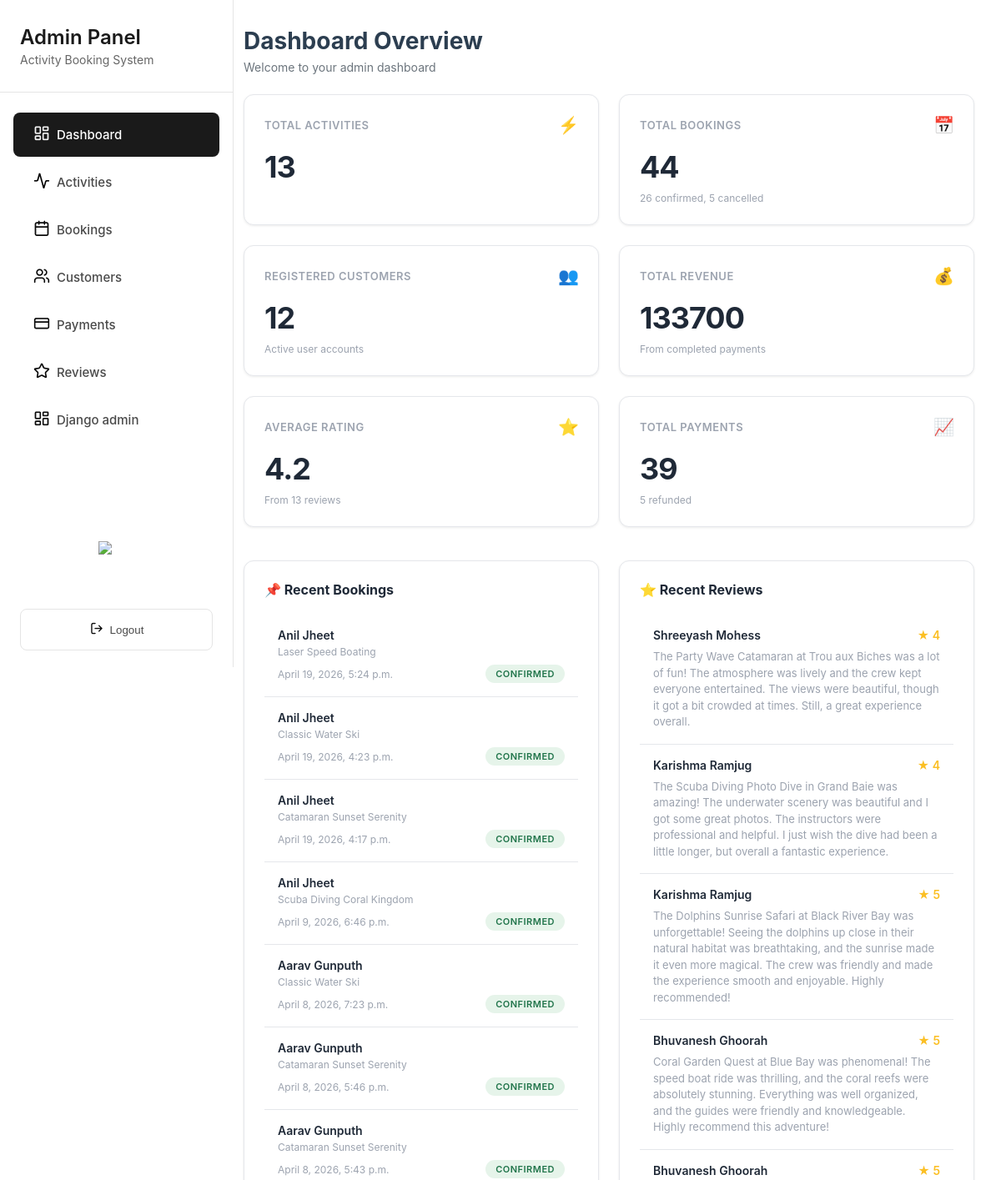
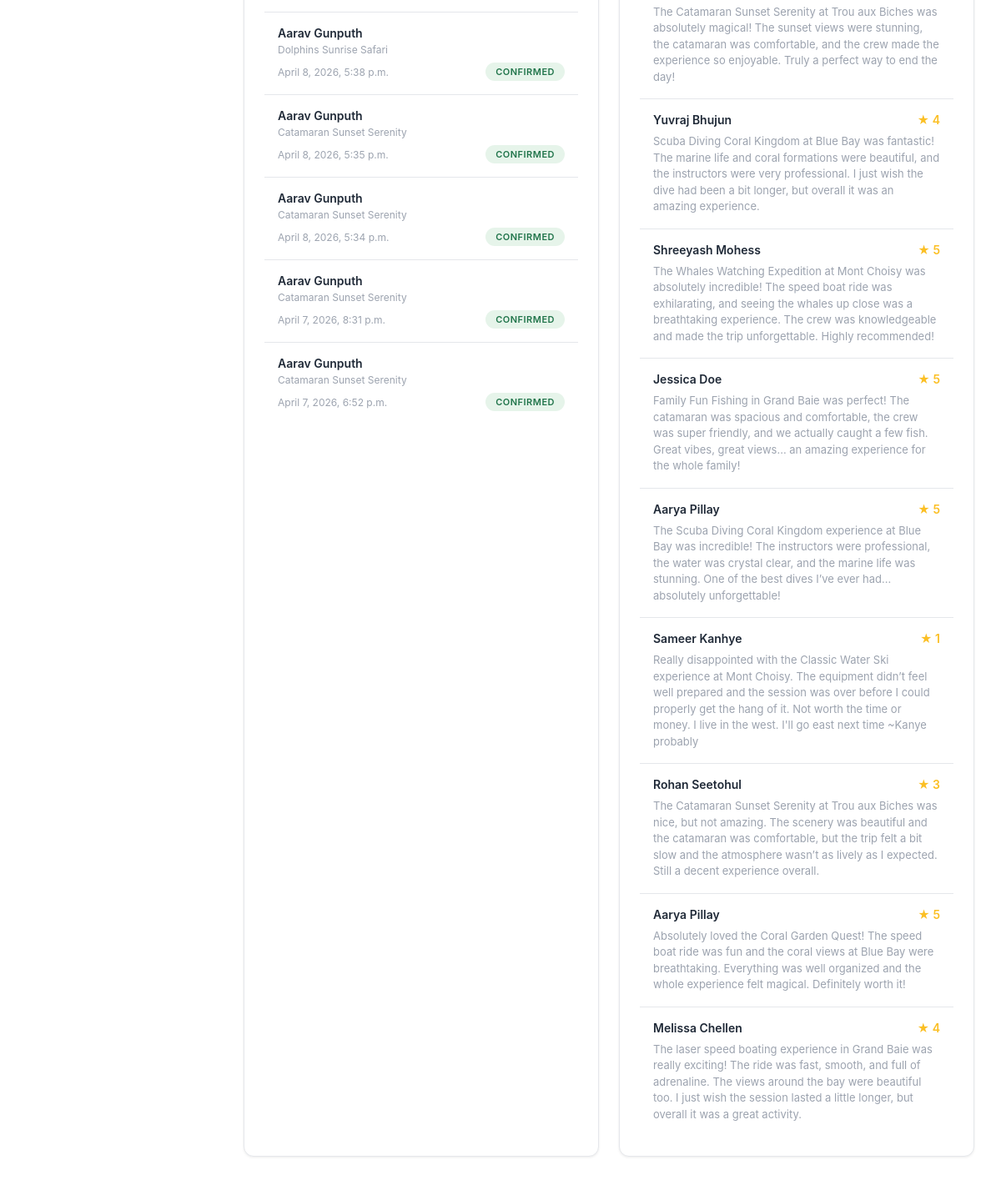
Page /grandblue/admin/dashboard/ (signed in) on the committed database (2 pictures, top to bottom).
### merger/models.py (models this page shows, shortened)
class Booking(models.Model):
    class Status(models.TextChoices):
        CONFIRMED = "CONFIRMED", "Confirmed"
        CANCELLED = "CANCELLED", "Cancelled"
        COMPLETED = "COMPLETED", "Completed"
    customer = models.ForeignKey(User, related_name="bookings", on_delete=models.CASCADE)
    activity = models.ForeignKey(Activity, related_name="bookings", on_delete=models.CASCADE)
    date = models.DateField(help_text="Selected date for the activity")
    group_size = models.PositiveIntegerField(default=1)
    price_total = models.PositiveIntegerField(help_text="Total price (Rs)")
    status = models.CharField(max_length=12, choices=Status.choices, default=Status.CONFIRMED)
    created_at = models.DateTimeField(auto_now_add=True)
    cancelled_at = models.DateTimeField(blank=True, null=True)
    cancellation_reason = models.TextField(blank=True)
    class Meta:
        ordering = ["-created_at"]
        indexes = [
            models.Index(fields=["status"]),
            models.Index(fields=["date"]),
            models.Index(fields=["customer", "created_at"]),
        ]
        constraints = [
            models.CheckConstraint(
                condition=Q(date__gt=F("created_at")),
                name="booking_date_after_creation"
            ),
        ]

class User(AbstractUser):
    email = models.EmailField(blank=True, unique=True)
    date_joined = models.DateTimeField(default=timezone.now)
    phone = models.CharField(max_length=20, blank=True)
    total_bookings = models.PositiveIntegerField(default=0)
    total_spent = models.DecimalField(max_digits=10, decimal_places=2, default=0.00)
    USERNAME_FIELD = 'email'
    REQUIRED_FIELDS = []
    class Meta:
        ordering = ['email']

class Activity(models.Model):
    ACTIVITY_TYPES = [
        ("Catamaran", "Catamaran"),
        ("Scuba diving", "Scuba diving"),
        ("Dolphin watching", "Dolphin watching"),
        ("Water ski", "Water ski"),
        ("Speed boat", "Speed boat"),
    ]
    name = models.CharField(max_length=255)
    activity_type = models.CharField(max_length=120, blank=True, choices=ACTIVITY_TYPES)
    description = models.TextField()
    base_price = models.PositiveIntegerField(help_text="Price per pax (Rs)")
    location = models.CharField(max_length=120, blank=True)
    duration = models.CharField(max_length=60, blank=True)
    max_participants = models.PositiveIntegerField()
    created_at = models.DateTimeField(auto_now_add=True)
    activity_rules = models.TextField(blank=True, help_text="One rule per line")
    safety_equipment = models.TextField(blank=True, help_text="One item per line")
    cancellation_policy = models.TextField(blank=True, help_text="One policy per line")
    map_embed_url = models.TextField(blank=True)
    map_location_description = models.TextField(blank=True)
    class Meta:
        ordering = ["name"]
        indexes = [
            models.Index(fields=["name"]),
            models.Index(fields=["activity_type"]),
            models.Index(fields=["location"]),
        ]
        verbose_name = "Activity"
        verbose_name_plural = "Activities"

class BookingReview(models.Model):
    booking = models.OneToOneField(Booking, related_name="review", on_delete=models.CASCADE)
    customer = models.ForeignKey(User, related_name="reviews", on_delete=models.CASCADE)
    rating = models.PositiveSmallIntegerField(help_text="1-5")
    comment = models.TextField(blank=True)
    is_deleted = models.BooleanField(default=False)
    created_at = models.DateTimeField(auto_now_add=True)
    class Meta:
        ordering = ["-created_at"]
        constraints = [
            models.CheckConstraint(
                condition=models.Q(rating__gte=1, rating__lte=5),
                name="bookingreview_rating_between_1_and_5",
            ),
        ]
        indexes = [models.Index(fields=["customer", "created_at"])]

### merger/shared_views.py (the view)
# urls.py: path('admin/dashboard/', DashboardView.as_view(), name='dashboard'),
class DashboardView(LoginRequiredMixin, StaffRequiredMixin, TemplateView):
    template_name = 'admin_dashboard.html'
    def get_context_data(self, **kwargs):
        context = super().get_context_data(**kwargs)
        stats = Booking.objects.aggregate(
            cancelled=Count('id', filter=Q(status='CANCELLED')),
            confirmed=Count('id', filter=Q(status='CONFIRMED')),
            completed=Count('id', filter=Q(status='COMPLETED')),
        )
        avg_rating = BookingReview.objects.exclude(is_deleted=True).aggregate(average=Avg('rating'))['average'] or 0
        context.update({
            'active_class': "dashboard",
            'cancelled_booking': stats['cancelled'],
            'confirmed_booking': stats['confirmed'],
            'total_booking': stats['cancelled'] + stats['confirmed'] + stats['completed'],
            'total_activities': Activity.objects.count(),
            'registered_customers': User.objects.filter(is_staff=False, is_superuser=False).count(),
            'total_revenue': (
            Payment.objects
            .filter(status="PAID")
            .aggregate(total=Sum("amount"))['total'] or 0
            ),
            'average_rating': round(avg_rating, 1) if avg_rating else 0,
            'total_reviews': BookingReview.objects.exclude(is_deleted=True).aggregate(total=Count('id'))['total'] or 0,
            'total_paid': Payment.objects.filter(status='PAID').count(),
            'total_refunded': Payment.objects.filter(status='REFUNDED').count(),
            'bookings': Booking.objects.select_related('customer').filter(
                created_at__month=timezone.now().month
            ).order_by('-created_at')[:15],
            'reviews': BookingReview.objects.exclude(is_deleted=True).select_related('customer').order_by('-created_at')[:15],
        })
        return context

### merger/shared_views.py (called while the page is built)
    def test_func(self):
        return self.request.user.is_staff

### merger/templates/admin_dashboard.html (shortened to what this page needs)
{% extends 'admin_sidebar.html' %}
{% load static %}
{% block extra_css %}
<link rel="stylesheet" href="{% static 'css/admin_dashboard.css' %}">
{% endblock %}
{% block content %}
<div class="page-header">
    <h1 class="page-title">Dashboard Overview</h1>
    <p class="page-subtitle">Welcome to your admin dashboard</p>
</div>
<div class="stats-container dashboard-grid">
    <div class="stat-card metric-card">
        <div class="metric-header">
            <span class="metric-title">Total Activities</span>
            <span class="metric-icon">⚡</span>
        </div>
        <div class="metric-value">{{ total_activities }}</div>
    </div>
    <div class="stat-card metric-card">
        <div class="metric-header">
            <span class="metric-title">Total Bookings</span>
            <span class="metric-icon">📅</span>
        </div>
        <div class="metric-value">{{ total_booking }}</div>
        <div class="metric-desc">{{ confirmed_booking }} confirmed, {{ cancelled_booking }} cancelled</div>
    </div>
    <div class="stat-card metric-card">
        <div class="metric-header">
            <span class="metric-title">Registered Customers</span>
            <span class="metric-icon">👥</span>
        </div>
        <div class="metric-value">{{ registered_customers }}</div>
        <div class="metric-desc">Active user accounts</div>
    </div>
    <div class="stat-card metric-card">
        <div class="metric-header">
            <span class="metric-title">Total Revenue</span>
            <span class="metric-icon">💰</span>
        </div>
        <div class="metric-value">{{ total_revenue }}</div>
        <div class="metric-desc">From completed payments</div>
    </div>
    <div class="stat-card metric-card">
        <div class="metric-header">
            <span class="metric-title">Average Rating</span>
            <span class="metric-icon">⭐</span>
        </div>
        <div class="metric-value">{{ average_rating }}</div>
        <div class="metric-desc">From {{ total_reviews }} reviews</div>
    </div>
    <div class="stat-card metric-card">
        <div class="metric-header">
            <span class="metric-title">Total Payments</span>
            <span class="metric-icon">📈</span>
        </div>
        <div class="metric-value">{{ total_paid }}</div>
        <div class="metric-desc">{{ total_refunded }} refunded</div>
    </div>
</div>
<div class="section-grid">
    <section class="section">
        <h2 class="section-title">📌 Recent Bookings</h2>
        {% for booking in bookings %}
            <div class="activity-item">
                <div class="activity-name">{{ booking.customer.first_name }} {{ booking.customer.last_name }}</div>
                <div class="activity-type">{{ booking.activity.name }}</div>
                <div class="activity-meta">
                    <span class="activity-date">{{ booking.created_at }}</span>
                    <span class="status-badge status-confirmed">{{ booking.status }}</span>
                </div>
            </div>
        {% endfor %}
    </section>
    <section class="section">
        <h2 class="section-title">⭐ Recent Reviews</h2>
        {% for review in reviews %}
            <div class="review-item">
                <div class="review-header">
                    <div class="review-name">{{ review.customer.first_name }} {{ review.customer.last_name }}</div>
                    <div class="review-rating">★ {{ review.rating }}</div>
                </div>
                <div class="review-text">{{ review.comment }}</div>
            </div>
        {% endfor %}
    </section>
</div>
{% endblock %}

### merger/static/css/dark_mode.css (style rules this page uses)
:root { --bg-primary: #ffffff; --bg-secondary: #f8f9fa; --bg-tertiary: #e9ecef; --text-primary: #000000; --text-secondary: #333333; --text-muted: #666666; --border-color: #dee2e6; --card-bg: #ffffff; --input-bg: #ffffff; --shadow-color: rgba(0, 0, 0, 0.1); }

### merger/static/css/admin_sidebar.css (style rules this page uses)
* { margin: 0; padding: 0; box-sizing: border-box; }
body { font-family: -apple-system, BlinkMacSystemFont, 'Segoe UI', Roboto, Oxygen, Ubuntu, Cantarell, sans-serif; background-color: #f5f5f5; display: flex; min-height: 100vh; }
html.dark-mode .status-confirmed, html.dark-mode .badge-confirmed, .status-confirmed, .badge-confirmed { background-color: #E6F4EA !important; color: #20744A !important; filter: none !important; }

### merger/static/css/admin_dashboard.css (style rules this page uses)
* { box-sizing: border-box; }
body { margin: 0; font-family: -apple-system, BlinkMacSystemFont, "Segoe UI", Roboto, Arial, sans-serif; color: #2c3e50; background: #ffffff; }
.page-header { margin-bottom: 24px; }
.page-title { font-size: 28px; font-weight: 700; margin: 0 0 6px; color: #2c3e50; }
.page-subtitle { font-size: 14px; color: #6c757d; }
:root { --primary-dark: #1a1a1a; --primary-light: #f8f9fa; --text-dark: #1f2937; --text-light: #9ca3af; --border-color: #e5e7eb; --success-color: #10b981; --danger-color: #ef4444; --warning-color: #f59e0b; --info-color: #3b82f6; --accent-teal: #14b8a6; --accent-purple: #a855f7; }
.dashboard-grid { display: grid; grid-template-columns: repeat(auto-fit, minmax(280px, 1fr)); gap: 24px; margin-bottom: 40px; }
.metric-card { background: white; border-radius: 12px; padding: 24px; border: 1px solid var(--border-color); box-shadow: 0 1px 3px rgba(0, 0, 0, 0.08); transition: all 0.3s cubic-bezier(0.4, 0, 0.2, 1); position: relative; overflow: hidden; }
.metric-card::before { content: ''; position: absolute; top: 0; left: 0; right: 0; height: 3px; background: linear-gradient(90deg, var(--accent-teal), var(--accent-purple)); transform: scaleX(0); transition: transform 0.3s ease; transform-origin: left; }
.metric-header { display: flex; justify-content: space-between; align-items: center; margin-bottom: 16px; }
.metric-title { font-size: 13px; color: var(--text-light); text-transform: uppercase; letter-spacing: 0.5px; font-weight: 600; }
.metric-icon { width: 24px; height: 24px; font-size: 20px; animation: float 3s ease-in-out infinite; }
.metric-value { font-size: 36px; font-weight: 700; color: var(--text-dark); margin-bottom: 8px; letter-spacing: -1px; }
.metric-desc { font-size: 12px; color: var(--text-light); }
.section-grid { display: grid; grid-template-columns: 1fr 1fr; gap: 24px; }
.section { background: white; border-radius: 12px; padding: 24px; border: 1px solid var(--border-color); box-shadow: 0 1px 3px rgba(0, 0, 0, 0.08); }
.section-title { font-size: 16px; font-weight: 700; color: var(--text-dark); margin-bottom: 20px; display: flex; align-items: center; gap: 8px; }
.activity-item { padding: 16px; border-bottom: 1px solid var(--border-color); transition: all 0.3s ease; }
.activity-item:last-child { border-bottom: none; }
.activity-name { font-weight: 600; color: var(--text-dark); margin-bottom: 4px; font-size: 14px; }
.activity-type { font-size: 12px; color: var(--text-light); margin-bottom: 8px; }
.activity-meta { display: flex; justify-content: space-between; align-items: center; font-size: 12px; }
.activity-date { color: var(--text-light); }
.status-badge { padding: 4px 12px; border-radius: 20px; font-size: 11px; font-weight: 600; text-transform: uppercase; letter-spacing: 0.5px; transition: all 0.3s ease; }
.status-confirmed { background: #d1fae5; color: #047857; }
.review-item { padding: 16px; border-bottom: 1px solid var(--border-color); transition: all 0.3s ease; }
.review-item:last-child { border-bottom: none; }
.review-header { display: flex; justify-content: space-between; align-items: flex-start; margin-bottom: 8px; }
.review-name { font-weight: 600; color: var(--text-dark); font-size: 14px; }
.review-rating { font-size: 14px; color: #fbbf24; font-weight: 600; }
.review-text { font-size: 13px; color: var(--text-light); line-height: 1.5; word-break: break-word; overflow-wrap: break-word; }

### rows in the picture
Booking: customer.first_name "Anil", customer.last_name "Jheet", activity.name "Laser Speed Boating", created_at "April 19, 2026, 5:24 p.m.", status "CONFIRMED"
Booking: customer.first_name "Anil", customer.last_name "Jheet", activity.name "Classic Water Ski", created_at "April 19, 2026, 4:23 p.m.", status "CONFIRMED"
Booking: customer.first_name "Anil", customer.last_name "Jheet", activity.name "Catamaran Sunset Serenity", created_at "April 19, 2026, 4:17 p.m.", status "CONFIRMED"
Booking: customer.first_name "Anil", customer.last_name "Jheet", activity.name "Scuba Diving Coral Kingdom", created_at "April 9, 2026, 6:46 p.m.", status "CONFIRMED"
Booking: customer.first_name "Aarav", customer.last_name "Gunputh", activity.name "Classic Water Ski", created_at "April 8, 2026, 7:23 p.m.", status "CONFIRMED"
Booking: customer.first_name "Aarav", customer.last_name "Gunputh", activity.name "Catamaran Sunset Serenity", created_at "April 8, 2026, 5:46 p.m.", status "CONFIRMED"
Booking: customer.first_name "Aarav", customer.last_name "Gunputh", activity.name "Catamaran Sunset Serenity", created_at "April 8, 2026, 5:43 p.m.", status "CONFIRMED"
Booking: customer.first_name "Aarav", customer.last_name "Gunputh", activity.name "Dolphins Sunrise Safari", created_at "April 8, 2026, 5:38 p.m.", status "CONFIRMED"
Booking: customer.first_name "Aarav", customer.last_name "Gunputh", activity.name "Catamaran Sunset Serenity", created_at "April 8, 2026, 5:35 p.m.", status "CONFIRMED"
Booking: customer.first_name "Aarav", customer.last_name "Gunputh", activity.name "Catamaran Sunset Serenity", created_at "April 8, 2026, 5:34 p.m.", status "CONFIRMED"
Booking: customer.first_name "Aarav", customer.last_name "Gunputh", activity.name "Catamaran Sunset Serenity", created_at "April 7, 2026, 8:31 p.m.", status "CONFIRMED"
Booking: customer.first_name "Aarav", customer.last_name "Gunputh", activity.name "Catamaran Sunset Serenity", created_at "April 7, 2026, 6:52 p.m.", status "CONFIRMED"
BookingReview: customer.first_name "Shreeyash", customer.last_name "Mohess", rating "4", comment "The Party Wave Catamaran at Trou aux Biches was a lot of fun! The atmosphere was lively and the crew kept everyone entertained. The views were beautiful, though it got a bit crowded at times. Still, a great experience overall."
BookingReview: customer.first_name "Karishma", customer.last_name "Ramjug", rating "4", comment "The Scuba Diving Photo Dive in Grand Baie was amazing! The underwater scenery was beautiful and I got some great photos. The instructors were professional and helpful. I just wish the dive had been a little longer, but overall a fantastic experience."
BookingReview: customer.first_name "Karishma", customer.last_name "Ramjug", rating "5", comment "The Dolphins Sunrise Safari at Black River Bay was unforgettable! Seeing the dolphins up close in their natural habitat was breathtaking, and the sunrise made it even more magical. The crew was friendly and made the experience smooth and enjoyable. Highly recommended!"
BookingReview: customer.first_name "Bhuvanesh", customer.last_name "Ghoorah", rating "5", comment "Coral Garden Quest at Blue Bay was phenomenal! The speed boat ride was thrilling, and the coral reefs were absolutely stunning. Everything was well organized, and the guides were friendly and knowledgeable. Highly recommend this adventure!"
BookingReview: customer.first_name "Bhuvanesh", customer.last_name "Ghoorah", rating "5", comment "The Catamaran Sunset Serenity at Trou aux Biches was absolutely magical! The sunset views were stunning, the catamaran was comfortable, and the crew made the experience so enjoyable. Truly a perfect way to end the day!"
BookingReview: customer.first_name "Yuvraj", customer.last_name "Bhujun", rating "4", comment "Scuba Diving Coral Kingdom at Blue Bay was fantastic! The marine life and coral formations were beautiful, and the instructors were very professional. I just wish the dive had been a bit longer, but overall it was an amazing experience."
BookingReview: customer.first_name "Shreeyash", customer.last_name "Mohess", rating "5", comment "The Whales Watching Expedition at Mont Choisy was absolutely incredible! The speed boat ride was exhilarating, and seeing the whales up close was a breathtaking experience. The crew was knowledgeable and made the trip unforgettable. Highly recommended!"
BookingReview: customer.first_name "Jessica", customer.last_name "Doe", rating "5", comment "Family Fun Fishing in Grand Baie was perfect! The catamaran was spacious and comfortable, the crew was super friendly, and we actually caught a few fish. Great vibes, great views... an amazing experience for the whole family!"
BookingReview: customer.first_name "Aarya", customer.last_name "Pillay", rating "5", comment "The Scuba Diving Coral Kingdom experience at Blue Bay was incredible! The instructors were professional, the water was crystal clear, and the marine life was stunning. One of the best dives I’ve ever had... absolutely unforgettable!"
BookingReview: customer.first_name "Sameer", customer.last_name "Kanhye", rating "1", comment "Really disappointed with the Classic Water Ski experience at Mont Choisy. The equipment didn’t feel well prepared and the session was over before I could properly get the hang of it. Not worth the time or money. I live in the west. I'll go east next time ~Kanye probably"
BookingReview: customer.first_name "Rohan", customer.last_name "Seetohul", rating "3", comment "The Catamaran Sunset Serenity at Trou aux Biches was nice, but not amazing. The scenery was beautiful and the catamaran was comfortable, but the trip felt a bit slow and the atmosphere wasn’t as lively as I expected. Still a decent experience overall."
BookingReview: customer.first_name "Aarya", customer.last_name "Pillay", rating "5", comment "Absolutely loved the Coral Garden Quest! The speed boat ride was fun and the coral views at Blue Bay were breathtaking. Everything was well organized and the whole experience felt magical. Definitely worth it!"
BookingReview: customer.first_name "Melissa", customer.last_name "Chellen", rating "4", comment "The laser speed boating experience in Grand Baie was really exciting! The ride was fast, smooth, and full of adrenaline. The views around the bay were beautiful too. I just wish the session lasted a little longer, but overall it was a great activity."

### other values in the picture
{{ total_activities }} "13"
{{ total_booking }} "44"
{{ confirmed_booking }} "26"
{{ cancelled_booking }} "5"
{{ registered_customers }} "12"
{{ total_revenue }} "133700"
{{ average_rating }} "4.2"
{{ total_reviews }} "13"
{{ total_paid }} "39"
{{ total_refunded }} "5"
